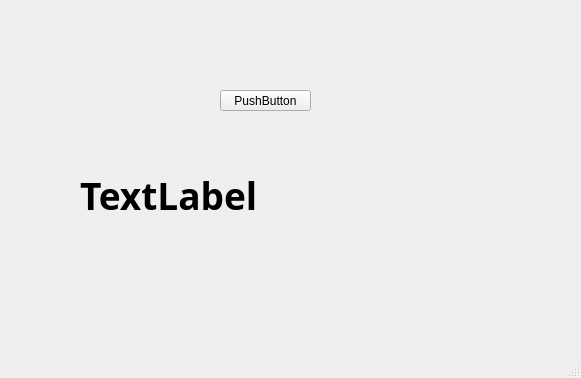
<?xml version="1.0" encoding="UTF-8"?>
<ui version="4.0">
 <class>MainWindow</class>
 <widget class="QMainWindow" name="MainWindow">
  <property name="geometry">
   <rect>
    <x>0</x>
    <y>0</y>
    <width>581</width>
    <height>378</height>
   </rect>
  </property>
  <property name="windowTitle">
   <string>MainWindow</string>
  </property>
  <widget class="QWidget" name="centralwidget">
   <widget class="QLabel" name="show_output">
    <property name="geometry">
     <rect>
      <x>80</x>
      <y>150</y>
      <width>201</width>
      <height>91</height>
     </rect>
    </property>
    <property name="font">
     <font>
      <family>Arial Black</family>
      <pointsize>28</pointsize>
      <weight>75</weight>
      <bold>true</bold>
     </font>
    </property>
    <property name="cursor">
     <cursorShape>ArrowCursor</cursorShape>
    </property>
    <property name="toolTip">
     <string/>
    </property>
    <property name="whatsThis">
     <string/>
    </property>
    <property name="autoFillBackground">
     <bool>false</bool>
    </property>
    <property name="frameShape">
     <enum>QFrame::NoFrame</enum>
    </property>
    <property name="text">
     <string>TextLabel</string>
    </property>
    <property name="textFormat">
     <enum>Qt::AutoText</enum>
    </property>
    <property name="scaledContents">
     <bool>false</bool>
    </property>
    <property name="alignment">
     <set>Qt::AlignLeading|Qt::AlignLeft|Qt::AlignVCenter</set>
    </property>
    <property name="wordWrap">
     <bool>false</bool>
    </property>
   </widget>
   <widget class="QPushButton" name="pushButton">
    <property name="geometry">
     <rect>
      <x>220</x>
      <y>90</y>
      <width>91</width>
      <height>21</height>
     </rect>
    </property>
    <property name="text">
     <string>PushButton</string>
    </property>
   </widget>
  </widget>
  <widget class="QMenuBar" name="menubar">
   <property name="geometry">
    <rect>
     <x>0</x>
     <y>0</y>
     <width>581</width>
     <height>21</height>
    </rect>
   </property>
  </widget>
  <widget class="QStatusBar" name="statusbar"/>
  <action name="actionWorking_Directory">
   <property name="text">
    <string>Working Directory </string>
   </property>
  </action>
 </widget>
 <resources/>
 <connections/>
</ui>
